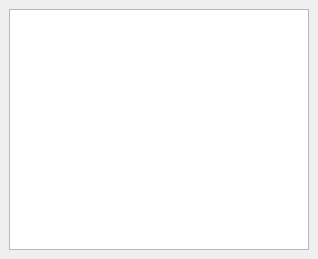
<?xml version="1.0" encoding="UTF-8"?>
<ui version="4.0">
 <class>CWPreviewDock</class>
 <widget class="QDockWidget" name="CWPreviewDock">
  <property name="geometry">
   <rect>
    <x>0</x>
    <y>0</y>
    <width>318</width>
    <height>259</height>
   </rect>
  </property>
  <property name="windowIcon">
   <iconset resource="obl5edit.qrc">
    <normaloff>:/images/icon64.png</normaloff>:/images/icon64.png</iconset>
  </property>
  <property name="windowTitle">
   <string>DockWidget</string>
  </property>
  <widget class="QWidget" name="dockWidgetContents">
   <layout class="QGridLayout" name="gridLayout">
    <item row="0" column="0">
     <widget class="CWPreview" name="graphicsView"/>
    </item>
   </layout>
  </widget>
 </widget>
 <customwidgets>
  <customwidget>
   <class>CWPreview</class>
   <extends>QGraphicsView</extends>
   <header>WPreview.h</header>
  </customwidget>
 </customwidgets>
 <resources>
  <include location="obl5edit.qrc"/>
 </resources>
 <connections/>
</ui>
